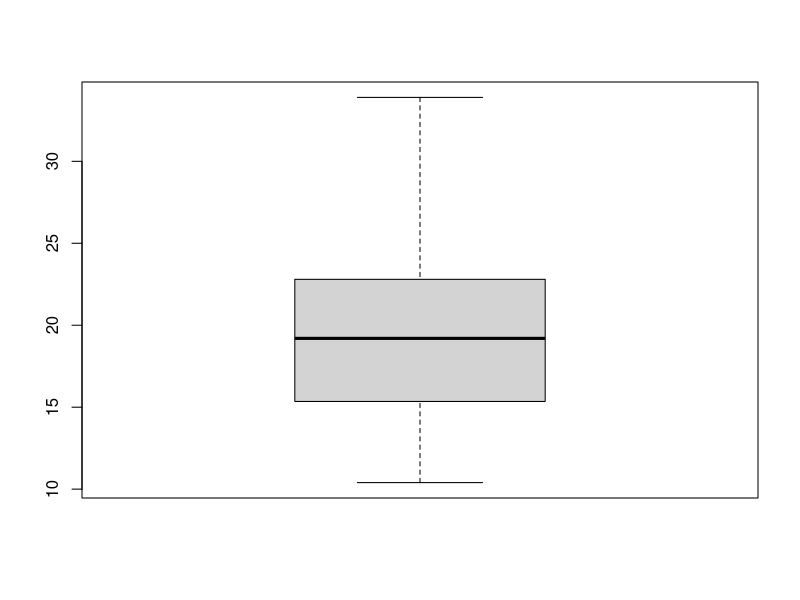
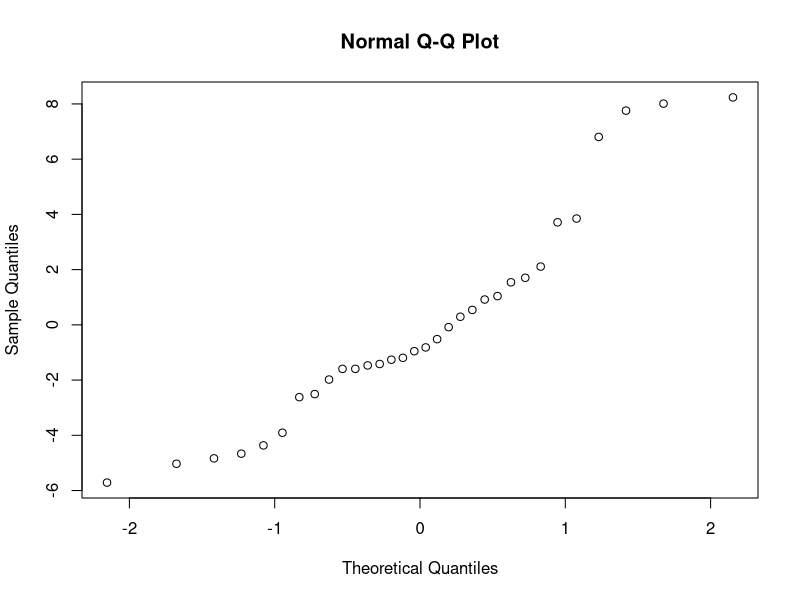
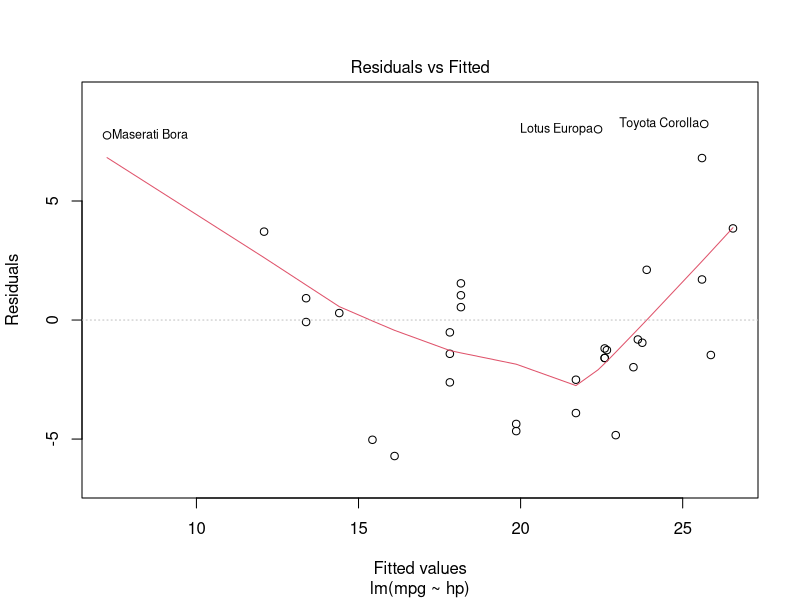
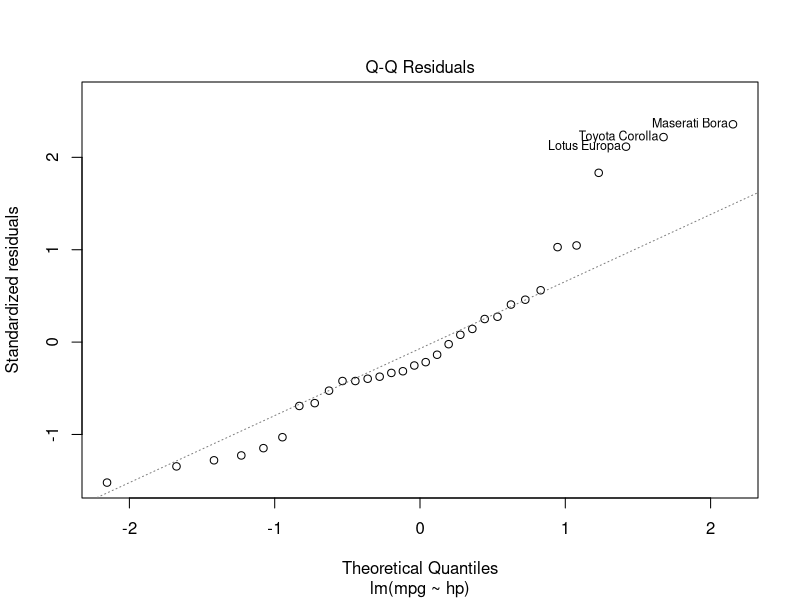
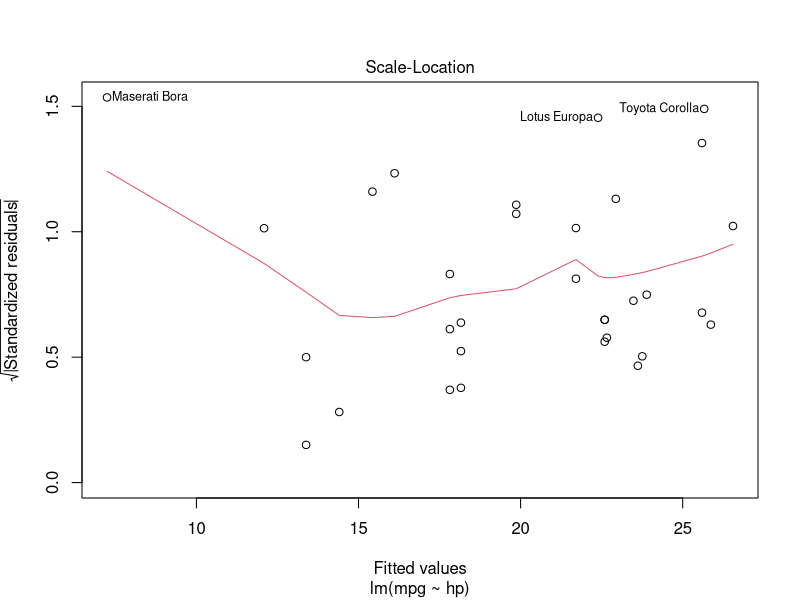
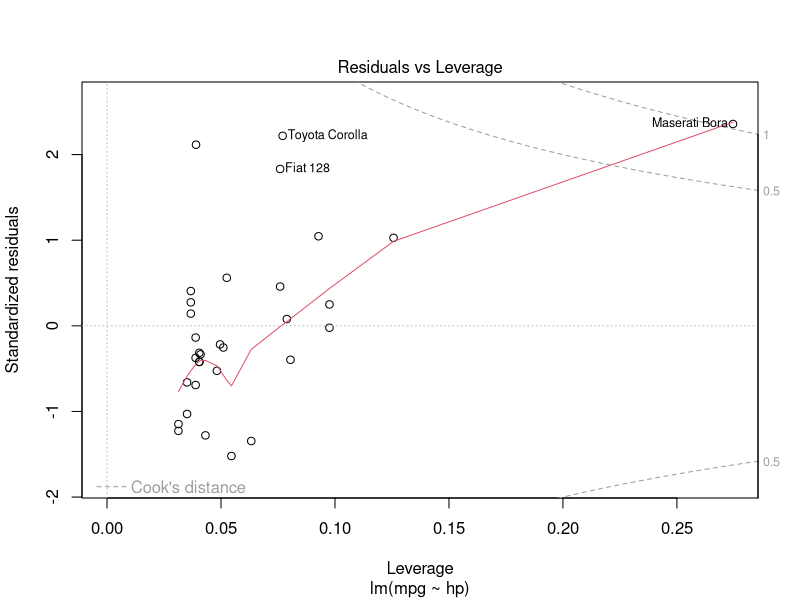

Write R code to recreate these figures, in order.
## ---- chunk 1
knitr::opts_chunk$set(echo = TRUE)
## ---- chunk 2
summary(mtcars)
head(mtcars)
boxplot(mtcars$mpg)
## ---- chunk 3
reg.hp = lm(mpg~hp, data = mtcars)
summary(reg.hp)
qqnorm(reg.hp$residuals)
plot(reg.hp)
